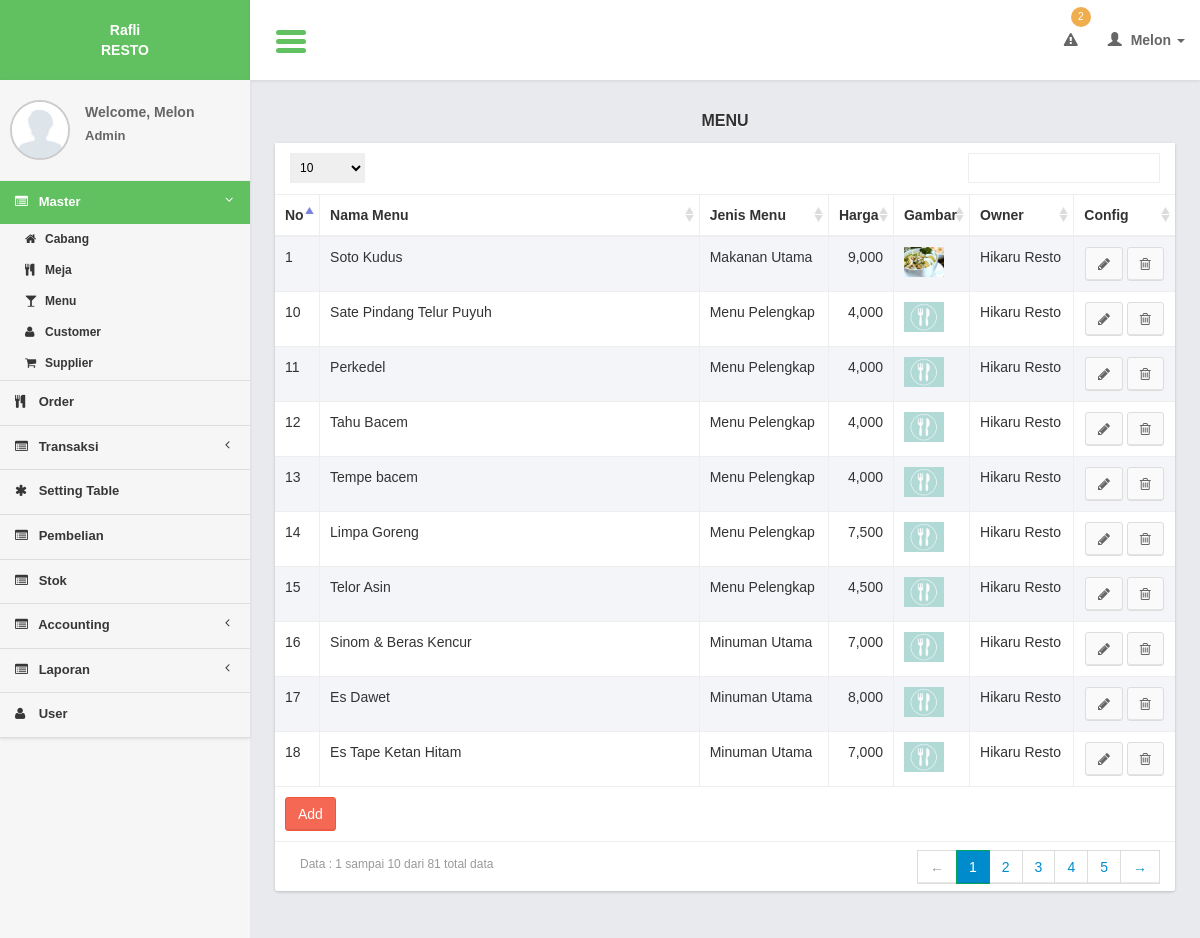
Screenshot of /controllers/menu.php?page=list (signed in) with the database file from the repository.
### tables this page shows
CREATE TABLE `menus` (
  `menu_id` int(11) NOT NULL,
  `menu_type_id` int(11) NOT NULL,
  `menu_name` varchar(100) NOT NULL,
  `menu_original_price` int(11) NOT NULL,
  `menu_margin_price` int(11) NOT NULL,
  `menu_price` int(11) NOT NULL,
  `menu_img` text NOT NULL,
  `partner_id` int(11) NOT NULL,
  `out_time` varchar(10) NOT NULL
);

CREATE TABLE `menu_types` (
  `menu_type_id` int(11) NOT NULL,
  `menu_type_name` varchar(100) NOT NULL
);

CREATE TABLE `partners` (
  `partner_id` int(11) NOT NULL,
  `partner_name` varchar(100) NOT NULL
);

### models/menu_model.php (called while the page is built, shortened)
<?php
function select(){
	$query = mysql_query("select a.* , b.menu_type_name, c.partner_name
							from menus a
							join menu_types b on b.menu_type_id = a.menu_type_id
							join partners c on c.partner_id = a.partner_id
							order by menu_id");
	return $query;
}
?>

### views/menu/list.php (the view, shortened to what this page needs)
     <section class="content">
         <div class="row">
             <div class="col-xs-12">
                  <div class="title_page"> <?= $title ?></div>
                 <div class="box">
                     <div class="box-body2 table-responsive">
                         <table id="example1" class="table table-bordered table-striped">
                             <thead>
                                 <tr>
                                 <th width="5%">No</th>
                                     <th>Nama Menu</th>
                                     <th>Jenis Menu</th>
                                       <th>Harga</th>
                                        <th>Gambar</th>
                                        <th>Owner</th>
                                        <th>Config</th>
                                 </tr>
                             </thead>
                             <tbody>
                                 <?php
                                $no = 1;
                                 while($row = mysql_fetch_array($query)){
                                 ?>
                                 <tr>
                                 <td><?= $no?></td>
                                    <td><?= $row['menu_name']?></td>
                                     <td><?= $row['menu_type_name']?></td>
                                     <td><?= tool_format_number($row['menu_price'])?></td>
                                     <?php
		$gambar = ($row['menu_img']) ? $row['menu_img'] : "default.jpg";
		?>
                                      <td><img src="../img/menu/<?= $gambar?>" height="30" /></td>
                                    <td><?= $row['partner_name']?></td>
                                   <td style="text-align:center;">
                                         <a href="menu.php?page=form&id=<?= $row['menu_id']?>" class="btn btn-default" ><i class="fa fa-pencil"></i></a>
                                         <a href="javascript:void(0)" onclick="confirm_delete(<?= $row['menu_id']; ?>,'menu.php?page=delete&id=')" class="btn btn-default" ><i class="fa fa-trash-o"></i></a>
                                     </td>
                                 </tr>
                                 <?php
$no++;
                                 }
                                 ?>
                             </tbody>
                               <tfoot>
                                 <tr>
                                     <td colspan="7"><a href="<?= $add_button ?>" class="btn btn-danger " >Add</a></td>
                                 </tr>
                             </tfoot>
                         </table>
                     </div>
                 </div>
             </div>
         </div>
     </section>

### lib/function.php (shortened to what this page needs)
<?php
function get_header($title = ""){
	include '../views/layout/header.php';
}
function get_footer($query_find = 0){
	include '../views/layout/footer.php';
}
function tool_format_number($data){
	$data = number_format($data, 0);
	$data = "<div style='text-align:right'>".$data."</div>";
	return $data;
}
	?>

### css/AdminLTE.css (style rules this page uses)
html { font-family: 'Source Sans Pro', sans-serif; -webkit-font-smoothing: antialiased; min-height: 100%; background: #E9EAED; }
body { font-family: 'Source Sans Pro', sans-serif; -webkit-font-smoothing: antialiased; min-height: 100%; }
a { color: #3c8dbc; }
.content { padding: 30px 10px; }
img { max-width: 100%important; }
.table-striped > tbody > tr:nth-child(odd), .table-striped > tbody > tr:nth-child(odd) { background:#F3F5F9; }
.box { position: relative; margin-bottom: 20px; -webkit-border-radius: 3px; -moz-border-radius: 3px; border-radius: 3px !important; width: 100%; background:#fff; box-shadow: 0 1px 3px rgba(0, 0, 0, 0.1); }
.box .box-body2 { background:#fff; -webkit-border-top-left-radius: 0; -webkit-border-top-right-radius: 0; -webkit-border-bottom-right-radius: 3px; -webkit-border-bottom-left-radius: 3px; -moz-border-radius-topleft: 0; -moz-border-radius-topright: 0; -moz-border-radius-bottomright: 3px; -moz-border-radius-bottomleft: 3px; border-top-left-radius: 0; border-top-right-radius: 0; border-bottom-right-radius: 3px; border-bottom-left-radius: 3px; box-shadow: 0 1px 3px rgba(0, 0, 0, 0.1); }
.btn { font-weight: 500; -webkit-border-radius: 3px; -moz-border-radius: 3px; border-radius: 3px; border: 1px solid transparent; -webkit-box-shadow: inset 0px -2px 0px 0px rgba(0, 0, 0, 0.09); -moz-box-shadow: inset 0px -2px 0px 0px rgba(0, 0, 0, 0.09); box-shadow: inset 0px -1px 0px 0px rgba(0, 0, 0, 0.09); }
.btn.btn-default { background-color: #fafafa; color: #666; border-color: #ddd; border-bottom-color: #ddd; }
.btn.btn-danger { background-color: #f56954; border-color: #f4543c; }
.title_page { font-size:medium; text-align:center; font-weight:bold; margin-bottom:10px; text-shadow: 0 1px 1px #ffffff; text-transform:uppercase; }

### css/tooltip/tooltip-classic.css (style rules this page uses)
html, body { margin:0; height:100%; }

### rows the page displays
menus: menu_name "Soto Kudus", menu_type.menu_type_name "Makanan Utama", menu_price "9,000", menu_img (picture), partner.partner_name "Hikaru Resto"
menus: menu_name "Sate Pindang Telur Puyuh", menu_type.menu_type_name "Menu Pelengkap", menu_price "4,000", partner.partner_name "Hikaru Resto"
menus: menu_name "Perkedel", menu_type.menu_type_name "Menu Pelengkap", menu_price "4,000", partner.partner_name "Hikaru Resto"
menus: menu_name "Tahu Bacem", menu_type.menu_type_name "Menu Pelengkap", menu_price "4,000", partner.partner_name "Hikaru Resto"
menus: menu_name "Tempe bacem", menu_type.menu_type_name "Menu Pelengkap", menu_price "4,000", partner.partner_name "Hikaru Resto"
menus: menu_name "Limpa Goreng", menu_type.menu_type_name "Menu Pelengkap", menu_price "7,500", partner.partner_name "Hikaru Resto"
menus: menu_name "Telor Asin", menu_type.menu_type_name "Menu Pelengkap", menu_price "4,500", partner.partner_name "Hikaru Resto"
menus: menu_name "Sinom & Beras Kencur", menu_type.menu_type_name "Minuman Utama", menu_price "7,000", partner.partner_name "Hikaru Resto"
menus: menu_name "Es Dawet", menu_type.menu_type_name "Minuman Utama", menu_price "8,000", partner.partner_name "Hikaru Resto"
menus: menu_name "Es Tape Ketan Hitam", menu_type.menu_type_name "Minuman Utama", menu_price "7,000", partner.partner_name "Hikaru Resto"

### other values shown
count_stock_limit() "2"
$user_data[0] "Melon"
$user_data[1] "Admin"
$title "MENU"
